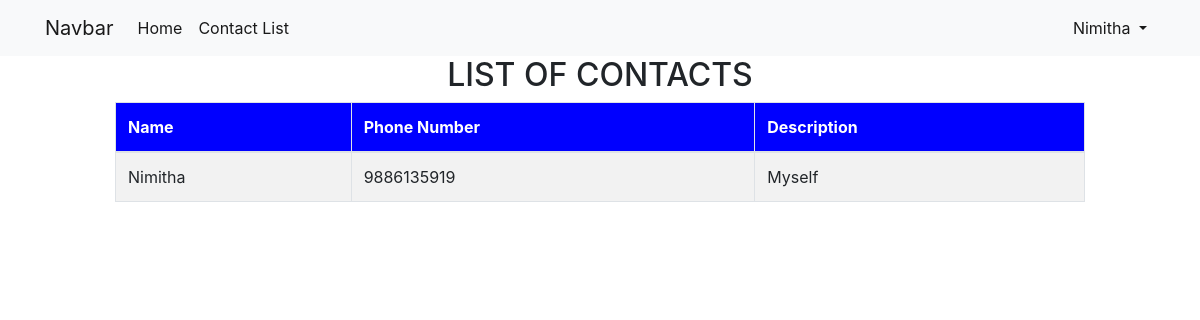
Before: /list/ (signed in) with the older database file.
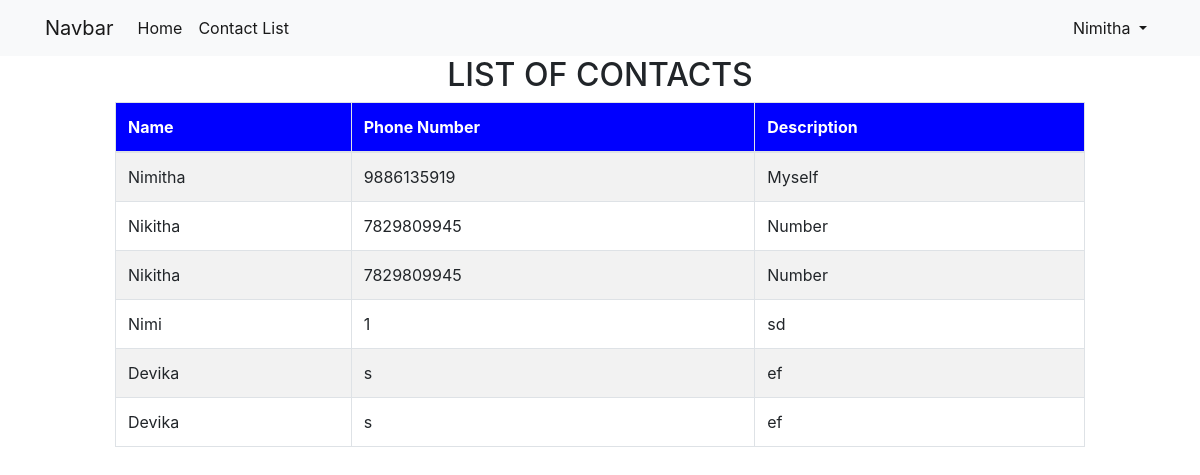
After: the same page with the newer database file.
### accounts/models.py (models this page shows, shortened)
class Account(AbstractBaseUser):
    email = models.EmailField(max_length=60, unique=True)
    username = models.CharField(max_length=50, unique=True)
    date_joined = models.DateTimeField(
        verbose_name='date joined', auto_now_add=True)
    last_login = models.DateTimeField(verbose_name='last login', auto_now=True)
    is_admin = models.BooleanField(default=False)
    is_active = models.BooleanField(default=True)
    is_staff = models.BooleanField(default=False)
    is_superuser = models.BooleanField(default=False)
    name = models.CharField(max_length=50)
    USERNAME_FIELD = 'email'
    REQUIRED_FIELDS = ['username', 'name', ]
    objects = AccountUserManager()

### contacts/models.py (models this page shows)
class Contact(models.Model):
    user_name = models.ForeignKey(Account, on_delete = models.CASCADE)
    name = models.CharField(max_length=50,blank=False,null=False)
    contact_number = models.CharField(max_length=11,blank=False,null=False)
    description = models.TextField(max_length=250,blank=True,null = False)

### contacts/views.py (the view)
# urls.py: path('list/',views.listContactsView, name='listContacts'),
@login_required
def listContactsView(request):
    details = Contact.objects.all()
    return render(request, 'contacts/list_contacts.html', {'details': details})

### contacts/templates/contacts/list_contacts.html
{% extends 'base.html' %}
{% load static%}
{% block content %}
<h2 class="text-center" >LIST OF CONTACTS</h2>
<div class="offset-1 col-10" style="overflow-x:auto;">
    <table class="table table-striped table-bordered border-dark">
        <thead style="color: white;background-color: blue;">
            <tr>
                <th scope="col">Name</th>
                <th scope="col">Phone Number</th>
                <th scope="col">Description</th>
            </tr>
        </thead>
        <tbody>
            {% for instance in details %}
            {% ifequal request.user instance.user_name %}
            <tr>
                <td>{{instance.name}}</td>
                <td>{{instance.contact_number}}</td>
                <td>{{instance.description}}</td>
            </tr>
            {% endifequal %}
            {% endfor %}
        </tbody>
    </table>
</div>
{% endblock %}

### templates/base.html (shortened to what this page needs)
<!DOCTYPE html>
<html lang="en">
<head>
    <link rel="stylesheet" href="https://cdn.jsdelivr.net/npm/bootstrap@4.6.0/dist/css/bootstrap.min.css"
>
</head>
<body>
    <nav class="navbar navbar-expand-lg navbar-light bg-light">
        <div class="container">
            <a class="navbar-brand" href="#">Navbar</a>
            <div class="collapse navbar-collapse" id="navbarSupportedContent">
                <ul class="navbar-nav mr-auto">
                    <li class="nav-item active">
                        <a class="nav-link" href="{% url 'homepage' %}">Home</a>
                    </li>
                    <li class="nav-item active">
                        <a class="nav-link" href="{% url 'listContacts' %}">Contact List</a>
                    </li>
                </ul>
                <ul class="navbar-nav">
                    <li class="nav-item dropdown">
                        <a class="nav-link dropdown-toggle active" href="#" id="navbarDropdown" role="button"
                            data-toggle="dropdown" aria-haspopup="true" aria-expanded="false">
                            {% if user.is_authenticated %}
                            {{request.user.username}}
                            {% else %}
                            Accounts
                            {% endif %}
                        </a>
                    </li>
                </ul>
            </div>
        </div>
    </nav>
    {% block content %}
    {% endblock %}
</body>
</html>

Changed rows visible on the page:
added Contact: name "Nikitha", contact_number "7829809945", description "Number"
added Contact: name "Nikitha", contact_number "7829809945", description "Number"
added Contact: name "Nimi", contact_number "1", description "sd"
added Contact: name "Devika", contact_number "s", description "ef"
added Contact: name "Devika", contact_number "s", description "ef"
